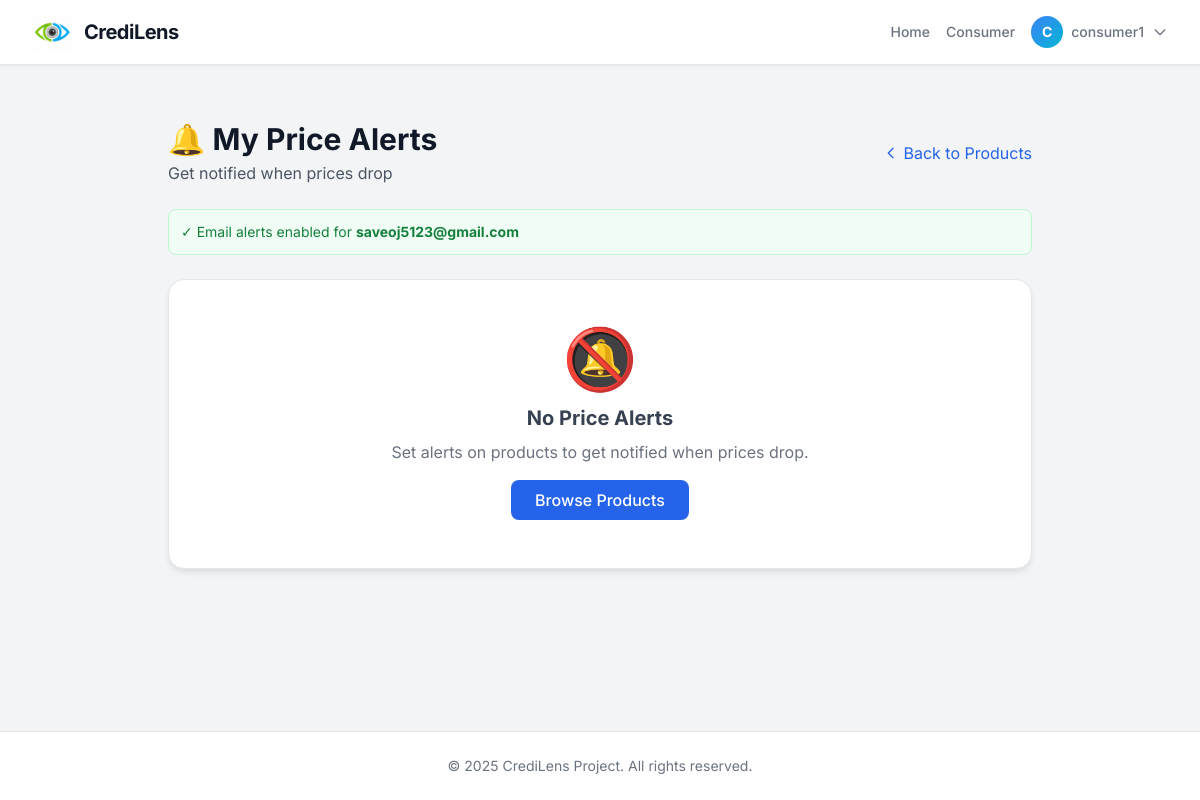
The page /consumer/my-alerts (signed in) on the database as committed earlier.
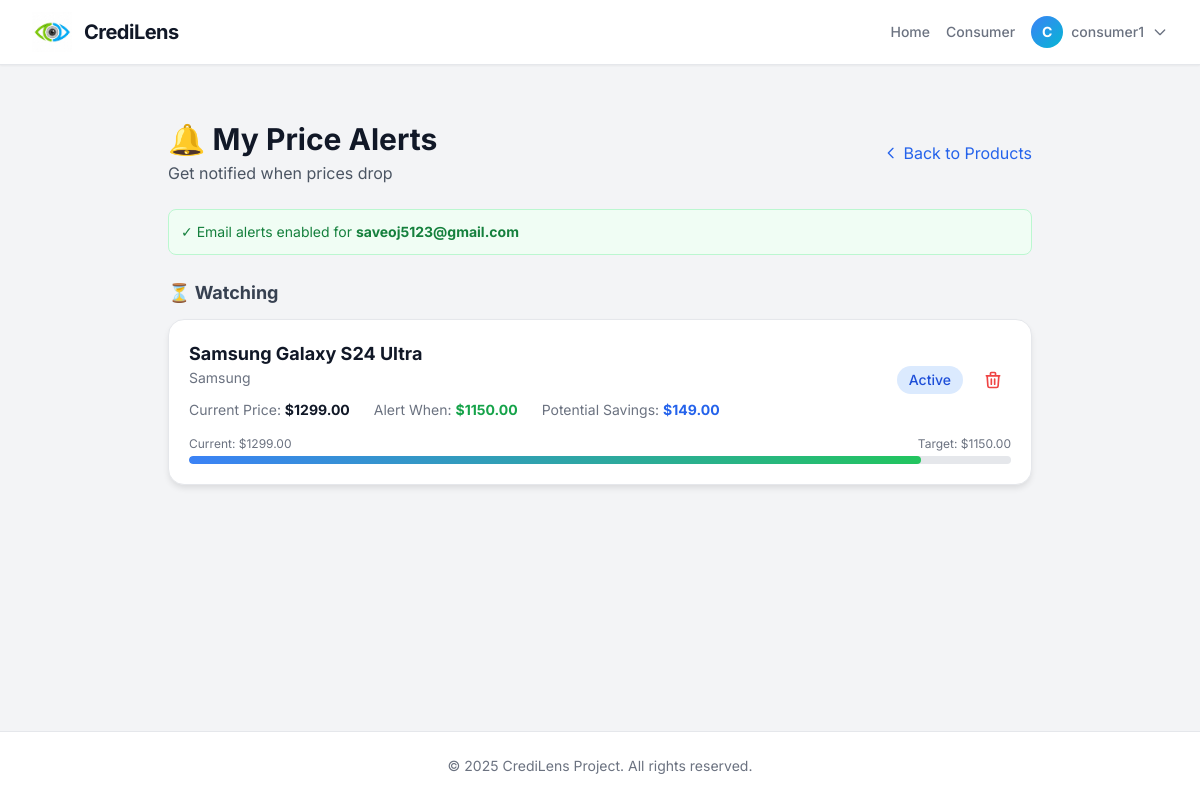
The same page on the database as committed later.
### app.py (models this page shows, shortened)
class User(db.Model, UserMixin):
    id = db.Column(db.Integer, primary_key=True)
    username = db.Column(db.String(80), unique=True, nullable=False)
    password = db.Column(db.String(256), nullable=False)
    email = db.Column(db.String(120), nullable=True)  # For notifications
    role = db.Column(db.String(20), nullable=False)  # 'consumer' or 'producer'
    company_name = db.Column(db.String(128), nullable=True)  # For producers: 'Apple', 'Samsung', etc.

class PriceAlert(db.Model):
    id = db.Column(db.Integer, primary_key=True)
    user_id = db.Column(db.Integer, db.ForeignKey('user.id'), nullable=False)
    product_id = db.Column(db.Integer, db.ForeignKey('product.id'), nullable=False)
    target_price = db.Column(db.Float, nullable=False)  # Alert when price drops below this
    is_active = db.Column(db.Boolean, default=True)
    created_at = db.Column(db.DateTime, default=db.func.current_timestamp())
    triggered_at = db.Column(db.DateTime, nullable=True)  # When alert was triggered
    push_subscription = db.Column(db.Text, nullable=True)  # JSON subscription object
    user = db.relationship('User', backref=db.backref('price_alerts', lazy=True))
    product = db.relationship('Product', backref=db.backref('alerts', lazy=True))
    __table_args__ = (db.UniqueConstraint('user_id', 'product_id', name='unique_user_product_alert'),)

class Product(db.Model):
    id = db.Column(db.Integer, primary_key=True)
    company_name = db.Column(db.String(128))
    product_name = db.Column(db.String(128), nullable=False)
    batch_number = db.Column(db.String(64))
    category = db.Column(db.String(64))
    processor_score = db.Column(db.Float)
    ram_gb = db.Column(db.Integer)
    storage_gb = db.Column(db.Integer)
    battery_mah = db.Column(db.Integer)
    screen_inches = db.Column(db.Float)
    camera_mp = db.Column(db.Float)
    price_usd = db.Column(db.Float)
    weight_g = db.Column(db.Float)
    ideal_score = db.Column(db.Float, nullable=True)
    qr_code_path = db.Column(db.String(256), nullable=True)
    processor_model = db.Column(db.String(128), nullable=True)
    ram_type = db.Column(db.String(128), nullable=True)
    storage_type = db.Column(db.String(128), nullable=True)
    camera_sensor_main = db.Column(db.String(128), nullable=True)
    camera_sensor_ultra = db.Column(db.String(128), nullable=True)
    camera_sensor_telephoto = db.Column(db.String(128), nullable=True)
    battery_tech = db.Column(db.String(128), nullable=True)
    charging_watt = db.Column(db.Float, nullable=True)
    display_type = db.Column(db.String(128), nullable=True)
    refresh_rate_hz = db.Column(db.Integer, nullable=True)
    blockchain_hash = db.Column(db.String(128), nullable=True)
    blockchain_tx = db.Column(db.String(128), nullable=True)
    blockchain_timestamp = db.Column(db.String(64), nullable=True)
    blockchain_network = db.Column(db.String(32), nullable=True)
    link_amazon = db.Column(db.String(512), nullable=True)
    link_flipkart = db.Column(db.String(512), nullable=True)
    link_official = db.Column(db.String(512), nullable=True)
    link_other = db.Column(db.String(512), nullable=True)
    verification_doc = db.Column(db.Text, nullable=True)  # Base64 encoded document
    verification_doc_type = db.Column(db.String(10), nullable=True)  # pdf, jpg, png
    verification_status = db.Column(db.String(20), default='not_submitted')  # not_submitted, pending_ml, pending_review, approved, rejected
    verification_notes = db.Column(db.Text, nullable=True)  # Verifier's comments
    verified_by = db.Column(db.Integer, db.ForeignKey('user.id'), nullable=True)
    verified_at = db.Column(db.DateTime, nullable=True)
    ml_screening_result = db.Column(db.Text, nullable=True)  # Gemini's analysis
    reviews = db.relationship('Review', backref='product', lazy=True, cascade='all, delete-orphan')

### app.py (the view)
@app.route('/consumer/my-alerts')
@login_required
def my_price_alerts():
    if current_user.role != 'consumer':
        flash('Only consumers can view price alerts.', 'error')
        return redirect(url_for('home'))
    alerts = PriceAlert.query.filter_by(user_id=current_user.id).order_by(PriceAlert.created_at.desc()).all()
    return render_template('my_alerts.html', alerts=alerts)

### app.py (called while the page is built, shortened)
@app.before_request
def check_session_timeout():
    if request.endpoint == 'static' or not current_user.is_authenticated:
        return
    if request.endpoint in ['login', 'logout', 'signup', 'home']:
        return
    last_activity = session.get('last_activity')
    session['last_activity'] = datetime.now().isoformat()

@login_manager.user_loader
def load_user(user_id):
    return User.query.get(int(user_id))

### templates/my_alerts.html (shortened to what this page needs)
{% extends "base.html" %}
{% block content %}
<div class="max-w-4xl mx-auto px-4 py-6">
    <div class="flex justify-between items-center mb-6">
        <div>
            <h1 class="text-3xl font-bold text-gray-900">🔔 My Price Alerts</h1>
            <p class="text-gray-600 mt-1">Get notified when prices drop</p>
        </div>
        <a href="/consumer" class="text-blue-600 hover:text-blue-800 flex items-center">
            <svg class="w-4 h-4 mr-1" fill="none" stroke="currentColor" viewBox="0 0 24 24">
                <path stroke-linecap="round" stroke-linejoin="round" stroke-width="2" d="M15 19l-7-7 7-7"/>
            </svg>
            Back to Products
        </a>
    </div>
    {% if not current_user.email %}
    <div class="bg-purple-50 border border-purple-200 rounded-lg p-4 mb-6">
        <div class="flex items-center justify-between">
            <div class="flex items-center">
                <span class="text-2xl mr-3">📧</span>
                <div>
                    <p class="font-medium text-purple-800">Enable Email Notifications</p>
                    <p class="text-sm text-purple-600">Add your email in Profile to receive instant alerts when prices drop!</p>
                </div>
            </div>
            <a href="{{ url_for('profile') }}" class="px-4 py-2 bg-purple-600 text-white rounded-lg text-sm font-medium hover:bg-purple-700 transition">
                Add Email
            </a>
        </div>
    </div>
    {% else %}
    <div class="bg-green-50 border border-green-200 rounded-lg p-3 mb-6">
        <p class="text-sm text-green-700">✓ Email alerts enabled for <strong>{{ current_user.email }}</strong></p>
    </div>
    {% endif %}
    {% if alerts %}
    {% set triggered = alerts|selectattr('triggered_at')|list %}
    {% set active = alerts|selectattr('is_active')|list %}
    {% if active %}
    <h2 class="text-lg font-bold text-gray-700 mb-3">⏳ Watching</h2>
    {% endif %}
    <div class="space-y-4">
        {% for alert in alerts %}
        {% if alert.is_active %}
        <div class="glass-panel p-5">
            <div class="flex items-center justify-between">
                <div class="flex-1">
                    <a href="{{ url_for('consumer_product_detail', product_id=alert.product.id) }}"
                       class="text-lg font-bold text-gray-900 hover:text-blue-600">
                        {{ alert.product.product_name }}
                    </a>
                    <p class="text-sm text-gray-500">{{ alert.product.company_name }}</p>
                    <div class="mt-3 flex items-center gap-6 text-sm">
                        <div>
                            <span class="text-gray-500">Current Price:</span>
                            <span class="font-bold text-gray-900">${{ "%.2f"|format(alert.product.price_usd) }}</span>
                        </div>
                        <div>
                            <span class="text-gray-500">Alert When:</span>
                            <span class="font-bold text-green-600">${{ "%.2f"|format(alert.target_price) }}</span>
                        </div>
                        <div>
                            <span class="text-gray-500">Potential Savings:</span>
                            <span class="font-bold text-blue-600">${{ "%.2f"|format(alert.product.price_usd - alert.target_price) }}</span>
                        </div>
                    </div>
                </div>
                <div class="flex items-center gap-3">
                    <span class="px-3 py-1 bg-blue-100 text-blue-700 rounded-full text-sm font-medium">
                        Active
                    </span>
                    <form action="{{ url_for('delete_price_alert', alert_id=alert.id) }}" method="POST" class="inline">
                        <button type="submit" class="p-2 text-red-500 hover:bg-red-50 rounded-lg transition"
                                onclick="return confirm('Delete this alert?')">
                            <svg class="w-5 h-5" fill="none" stroke="currentColor" viewBox="0 0 24 24">
                                <path stroke-linecap="round" stroke-linejoin="round" stroke-width="2" d="M19 7l-.867 12.142A2 2 0 0116.138 21H7.862a2 2 0 01-1.995-1.858L5 7m5 4v6m4-6v6m1-10V4a1 1 0 00-1-1h-4a1 1 0 00-1 1v3M4 7h16"/>
                            </svg>
                        </button>
                    </form>
                </div>
            </div>
            {% set progress = ((alert.product.price_usd - alert.target_price) / alert.product.price_usd * 100)|int %}
            <div class="mt-4">
                <div class="flex justify-between text-xs text-gray-500 mb-1">
                    <span>Current: ${{ "%.2f"|format(alert.product.price_usd) }}</span>
                    <span>Target: ${{ "%.2f"|format(alert.target_price) }}</span>
                </div>
                <div class="h-2 bg-gray-200 rounded-full overflow-hidden">
                    <div class="h-full bg-gradient-to-r from-blue-500 to-green-500 rounded-full"
                         style="width: {{ 100 - progress }}%"></div>
                </div>
            </div>
        </div>
        {% endif %}
        {% endfor %}
    </div>
    {% else %}
    <div class="glass-panel p-12 text-center">
        <div class="text-6xl mb-4">🔕</div>
        <h3 class="text-xl font-bold text-gray-700 mb-2">No Price Alerts</h3>
        <p class="text-gray-500 mb-4">Set alerts on products to get notified when prices drop.</p>
        <a href="/consumer" class="inline-block bg-blue-600 hover:bg-blue-700 text-white px-6 py-2 rounded-lg font-medium transition">
            Browse Products
        </a>
    </div>
    {% endif %}
</div>
{% endblock %}

### templates/base.html (shortened to what this page needs)
<!DOCTYPE html>
<html lang="en">
<head>
    <script src="https://cdn.tailwindcss.com"></script>
</head>
<body class="flex flex-col min-h-screen text-gray-800">
    <nav class="bg-white border-b border-gray-200 shadow-sm sticky top-0 z-50">
        <div class="max-w-7xl mx-auto px-4 sm:px-6 lg:px-8">
            <div class="flex justify-between h-16">
                <div class="flex items-center cursor-pointer" onclick="window.location.href='/'">
                    <div class="mr-3">
                        <img src="{{ url_for('static', filename='last.jpg') }}" alt="CrediLens Logo" class="w-10 h-10 object-contain">
                    </div>
                    <span class="font-bold text-xl tracking-tight text-gray-900">CrediLens</span>
                </div>
                <div class="flex items-center space-x-4">
                    <a href="/" class="text-sm font-medium text-gray-500 hover:text-blue-600 transition">Home</a>
                    {% if current_user.is_authenticated %}
                        {% if current_user.role == 'producer' %}
                            <a href="/producer" class="text-sm font-medium text-gray-500 hover:text-blue-600 transition">Producer</a>
                        {% else %}
                            <a href="/consumer" class="text-sm font-medium text-gray-500 hover:text-blue-600 transition">Consumer</a>
                        {% endif %}
                        <div class="relative" x-data="{ open: false }">
                            <button id="profileButton" onclick="toggleProfileMenu(event)" class="flex items-center space-x-2 text-sm font-medium text-gray-500 hover:text-blue-600 transition focus:outline-none">
                                <div class="w-8 h-8 bg-gradient-to-br from-blue-500 to-cyan-500 rounded-full flex items-center justify-center">
                                    <span class="text-sm font-bold text-white">{{ current_user.username[0].upper() }}</span>
                                </div>
                                <span class="hidden sm:inline">{{ current_user.username }}</span>
                                <svg class="w-4 h-4" fill="none" stroke="currentColor" viewBox="0 0 24 24">
                                    <path stroke-linecap="round" stroke-linejoin="round" stroke-width="2" d="M19 9l-7 7-7-7"></path>
                                </svg>
                            </button>
                        </div>
                    {% else %}
                        <a href="/login" class="text-sm font-medium text-gray-500 hover:text-blue-600 transition">Login</a>
                    {% endif %}
                </div>
            </div>
        </div>
    </nav>
    <main class="flex-grow container mx-auto px-4 py-8">
        {% block content %}{% endblock %}
    </main>
    <footer class="bg-white border-t border-gray-200 py-6 mt-8">
        <div class="text-center text-sm text-gray-500">
            &copy; 2025 CrediLens Project. All rights reserved.
        </div>
    </footer>
</body>
</html>

### templates/base.html (style rules this page uses)
body { font-family: 'Inter', sans-serif; background-color: #f3f4f6; }
.glass-panel { background: white; border: 1px solid #e5e7eb; box-shadow: 0 4px 6px -1px rgba(0, 0, 0, 0.1); border-radius: 1rem; }

Rows that differ between the two databases and show on the page:
added PriceAlert: product.product_name "Samsung Galaxy S24 Ultra", product.company_name "Samsung", target_price "1150.00", {{ 100 - progress }} 89 (drawn)
now on this page (row unchanged): Product: product.price_usd "1299.00", alert.product.price_usd-alert.target_price "149.00"
Other text that changed with them:
text no longer shown: "🔕 No Price Alerts Set alerts on products to get notified when prices drop. Browse Products"
text now shown: "⏳ Watching"
